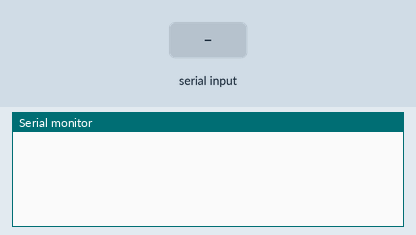
Recording of a sketch running on a simulated ESP8266 (NodeMCU). On the bench: the last lines printed to the serial monitor. The inputs (shaded band) are chosen by the test bench. WiFi joins after 1.5 s; servers stay silent unless stated.

Above: at 5.0 s.
5.1 s: "A\n" received over the second serial link
At 6.2 s:
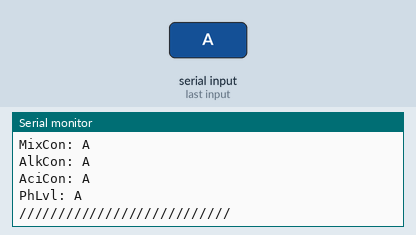
7.8 s: "B\n" received over the second serial link
At 9.3 s:
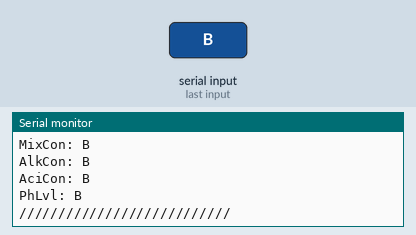
10.5 s: "C\n" received over the second serial link
At 12.8 s:
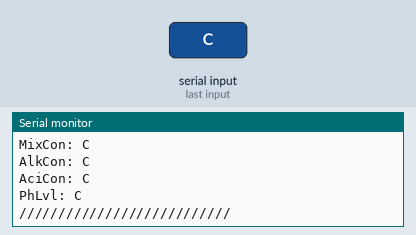
13.3 s: "D\n" received over the second serial link
At 14.7 s:
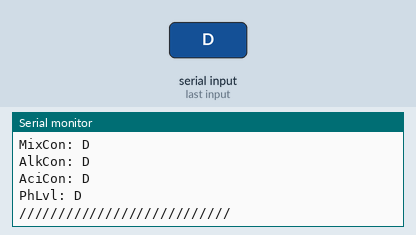
16.0 s: "E\n" received over the second serial link
At 19.0 s:
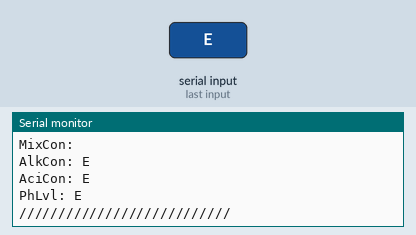
19.3 s: "F\n" received over the second serial link
At 21.3 s:
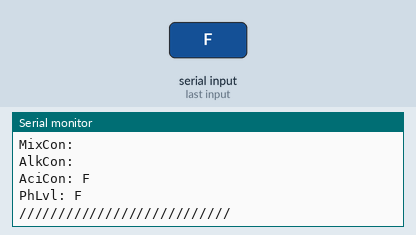

The sketch:

toEsp.ino
```cpp
#include <SoftwareSerial.h>
#include <ESP8266WiFi.h>
#include <BlynkSimpleEsp8266.h>

#define BLYNK_TEMPLATE_ID "TMPL68ztH2EFL"
#define BLYNK_TEMPLATE_NAME "ProjA"
#define BLYNK_AUTH_TOKEN "9kjpUz9rg6vSiyffMDhk4mGaE6faGv0Q"
#define BLYNK_PRINT Serial

char auth[] = BLYNK_AUTH_TOKEN;
char ssid[] = "Lulab";
char pass[] = "1234ggwp";

double SelectedpHValueMin;
double SelectedpHValueMax;

const int RX = D7;
const int TX = D8;

char c;

String dataIn, PlantMoistureA, PlantMoistureB, PlantMoistureC,
       Humidity, Temperature,
       MixContainerLevel, AlkContainerLevel, AciContainerLevel,
       PhLevel;

int8_t indexOfPlantMoistureA, indexOfPlantMoistureB, indexOfPlantMoistureC,
       indexOfHumidity, indexOfTemperature,
       indexOfMixContainerLevel, indexOfAlkContainerLevel, indexOfAciContainerLevel,
       indexOfPhLevel;

SoftwareSerial arduinoPin(RX,TX);

void setup() {
  pinMode(RX, INPUT);
  pinMode(TX, OUTPUT);

  Blynk.begin(auth, ssid, pass, "blynk.cloud", 80);
  delay(2000);
  Serial.begin(57600);
  arduinoPin.begin(9600);
}

BLYNK_CONNECTED() {
   Blynk.syncAll();
}

void loop() {

  while(arduinoPin.available()>0){
    c = arduinoPin.read();

    if(c == '\n') { break; }
    else          { dataIn += c; }
  }

  if(c == '\n'){
    Data_Parser();

    Serial.println("pA: " + PlantMoistureA);
    Serial.println("pB: " + PlantMoistureB);
    Serial.println("pC: " + PlantMoistureC);
    Serial.println("Humd: " + Humidity);
    Serial.println("Temp: " + Temperature);
    Serial.println("MixCon: " + MixContainerLevel);
    Serial.println("AlkCon: " + AlkContainerLevel);
    Serial.println("AciCon: " + AciContainerLevel);
    Serial.println("PhLvl: " + PhLevel);
    Serial.println("///////////////////////////");

    Blynk.virtualWrite(V0, PlantMoistureA);
    Blynk.virtualWrite(V1, PlantMoistureB);
    Blynk.virtualWrite(V2, PlantMoistureC);
    Blynk.virtualWrite(V3, Humidity);
    Blynk.virtualWrite(V4, Temperature);
    Blynk.virtualWrite(V5, MixContainerLevel);
    Blynk.virtualWrite(V6, AlkContainerLevel);
    Blynk.virtualWrite(V7, AciContainerLevel);
    Blynk.virtualWrite(V8, PhLevel);

    c = 0;
    dataIn = "";
  }

  Blynk.run();
  delay(2000);
}

BLYNK_WRITE(V9){
  //Min pH Level Selector
  SelectedpHValueMin = param.asDouble();

  arduinoPin.print(SelectedpHValueMin, 1);     arduinoPin.print("A");
  arduinoPin.print(SelectedpHValueMax, 1);     arduinoPin.print("B");
  arduinoPin.print("\n");
}

BLYNK_WRITE(V10){
  //Max pH Level Selector
  SelectedpHValueMax = param.asDouble();

  arduinoPin.print(SelectedpHValueMin, 1);     arduinoPin.print("A");
  arduinoPin.print(SelectedpHValueMax, 1);     arduinoPin.print("B");
  arduinoPin.print("\n");
}

void Data_Parser(){
      indexOfPlantMoistureA     = dataIn.indexOf("A");
      indexOfPlantMoistureB     = dataIn.indexOf("B");
      indexOfPlantMoistureC     = dataIn.indexOf("C");
      indexOfHumidity           = dataIn.indexOf("D");
      indexOfTemperature        = dataIn.indexOf("E");
      indexOfMixContainerLevel  = dataIn.indexOf("F");
      indexOfAlkContainerLevel  = dataIn.indexOf("G");
      indexOfAciContainerLevel  = dataIn.indexOf("H");
      indexOfPhLevel            = dataIn.indexOf("I");

      PlantMoistureA      = dataIn.substring(0, indexOfPlantMoistureA);
      PlantMoistureB      = dataIn.substring(indexOfPlantMoistureA + 1, indexOfPlantMoistureB);
      PlantMoistureC      = dataIn.substring(indexOfPlantMoistureB + 1, indexOfPlantMoistureC);
      Humidity            = dataIn.substring(indexOfPlantMoistureC + 1, indexOfHumidity);
      Temperature         = dataIn.substring(indexOfHumidity + 1, indexOfTemperature);
      MixContainerLevel   = dataIn.substring(indexOfTemperature + 1, indexOfMixContainerLevel);
      AlkContainerLevel   = dataIn.substring(indexOfMixContainerLevel + 1, indexOfAlkContainerLevel);
      AciContainerLevel   = dataIn.substring(indexOfAlkContainerLevel + 1, indexOfAciContainerLevel);
      PhLevel             = dataIn.substring(indexOfAciContainerLevel + 1, indexOfPhLevel);
}
```

Measured:
- after the input at 5.1 s, the serial monitor: prints a new line after 0.70 s (image 1)
- after the input at 7.8 s, the serial monitor: prints a new line at once (image 2)
- after the input at 10.5 s, the serial monitor: prints a new line after 1.3 s (image 3)
- after the input at 13.3 s, the serial monitor: prints a new line after 0.54 s (image 4)
- after the input at 16.0 s, the serial monitor: prints a new line after 1.8 s (image 5)
- after the input at 19.3 s, the serial monitor: prints a new line after 0.56 s (image 6)
